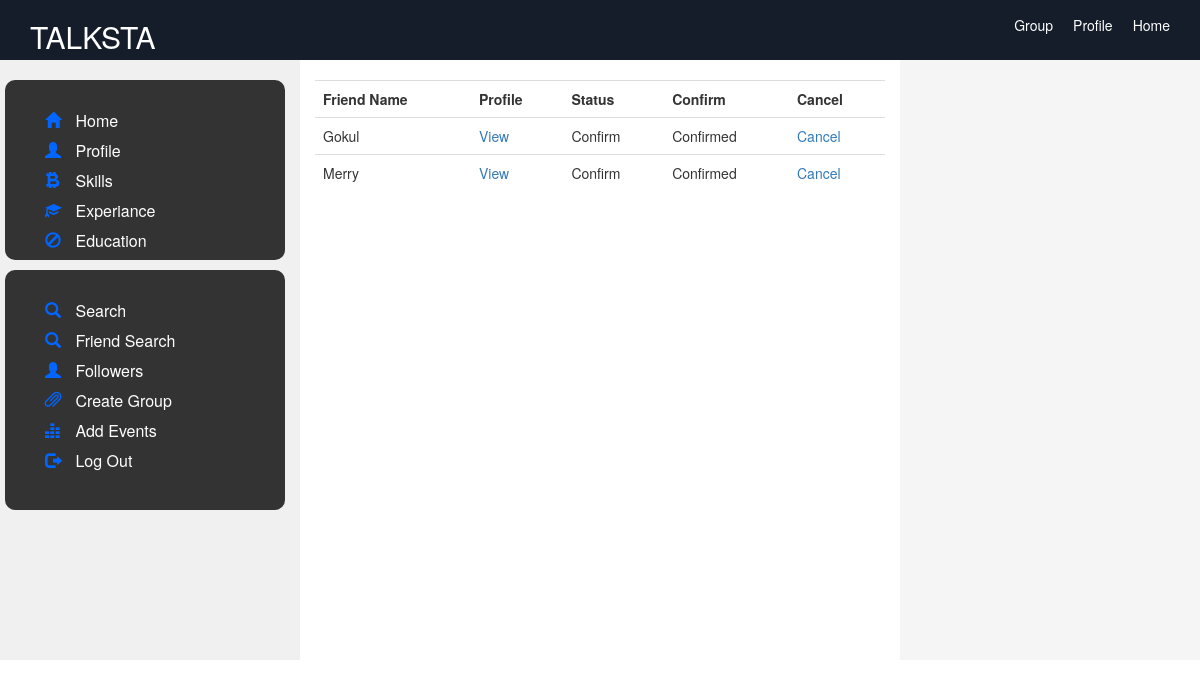
Screenshot of /Social/frd_request.php (signed in) with the database file from the repository.
### tables this page shows
CREATE TABLE IF NOT EXISTS `frd` (
  `id` int(11) NOT NULL AUTO_INCREMENT,
  `frd_id` int(10) NOT NULL,
  `frd2_id` int(10) NOT NULL,
  `date` datetime NOT NULL DEFAULT CURRENT_TIMESTAMP ON UPDATE CURRENT_TIMESTAMP,
  `status` varchar(100) NOT NULL,
  PRIMARY KEY (`id`)
);

CREATE TABLE IF NOT EXISTS `profile_tb` (
  `id` int(11) NOT NULL AUTO_INCREMENT,
  `fname` varchar(100) NOT NULL,
  `lname` varchar(100) NOT NULL,
  `email` varchar(100) NOT NULL,
  `contact` bigint(20) NOT NULL,
  `dob` varchar(100) NOT NULL,
  `gender` varchar(50) NOT NULL,
  `organization` varchar(100) NOT NULL,
  `place` varchar(100) NOT NULL,
  `username` varchar(50) NOT NULL,
  `password` varchar(50) NOT NULL,
  `profile_pic` varchar(220) NOT NULL,
  `status` int(11) NOT NULL,
  PRIMARY KEY (`id`)
);

### Social/frd_request.php (the view, shortened to what this page needs)
<?php
include("connectionclass.php");
include("header.php");
?> <div class="col-sm-6">
 <br><?php
  echo " <table class='table'>
  <tr><th>Friend Name</th><th>Profile</th><th>Status</th><th>Confirm</th><th>Cancel</th></tr>
  ";
  $query="select * from frd where frd2_id='$_SESSION[user_id]' AND ((status='Process')||(status='Confirm')||(status='Cancel'))";
$res=mysqli_query($con,$query);
if(mysqli_num_rows($res)>0)
{
while($row=mysqli_fetch_array($res))
 {
$query2="select * from profile_tb where id='$row[frd_id]'";
$res2=mysqli_query($con,$query2);
$row2=mysqli_fetch_array($res2);
 ?>
 <tr>
 <td><?php echo $row2['fname']; ?> </td>
 <td><a href="profile1.php?fid=<?php echo $row2['id']; ?>">View</a></td>
  <td><?php echo $row['status']; ?> </td>
 <td>
 <?php
 if($row['status']=='Confirm')
 {
     echo "Confirmed";
 }
 else
 {
	 ?>
 <a href="?status=Confirm&tid=<?php echo $row['id']; ?>">Confirm</a>
 <?php } ?>
 </td>
 <td>
 <?php
 if($row['status']=='Cancel')
 {
     echo "Cancelled";
 }
 else
 {
	 ?>
 <a href="?status=Cancel&tid=<?php echo $row['id']; ?>">Cancel</a>
 <?php } ?>
 </td>
 </tr>
 <?php
 }
}
else
 {
 ?>
 <tr>
  <td colspan="5" style="font-size:18px; color:#F00;" align="center"><b>No friend Requests</b></td>
  </tr>
  <?php } ?>
 </table>
  </div>
  <?php
  include("right.php");
  ?>

### rows the page displays
frd: profile_tb.fname "Gokul", status "Confirm", shows "Confirmed"
frd: profile_tb.fname "Merry", status "Confirm", shows "Confirmed"
